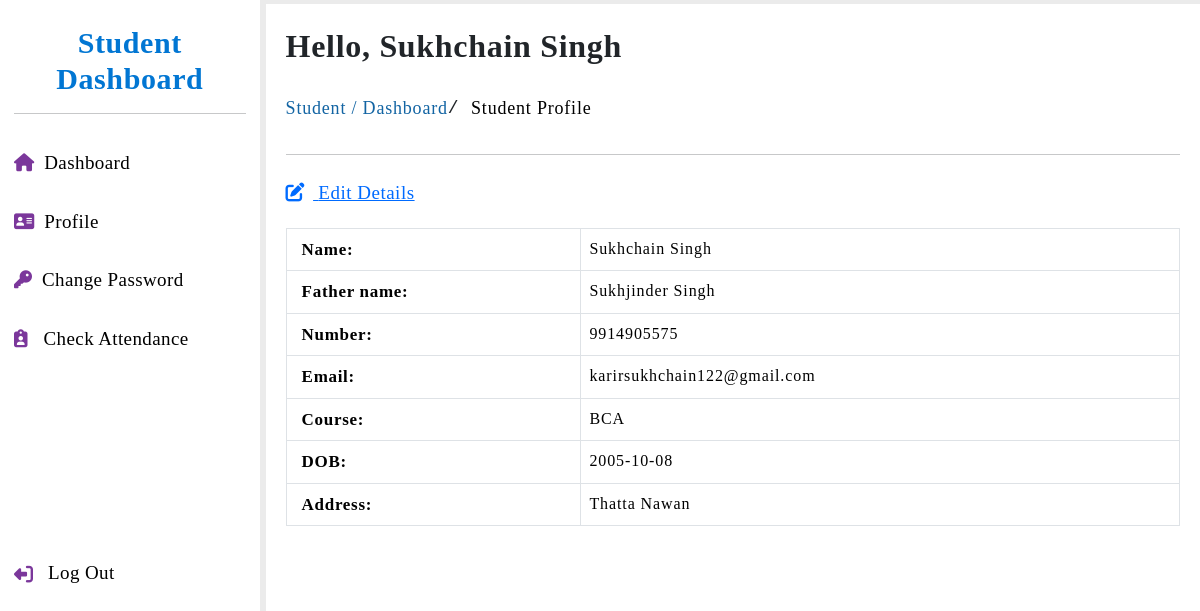
The app's page /student/profile.php (signed in), older data.
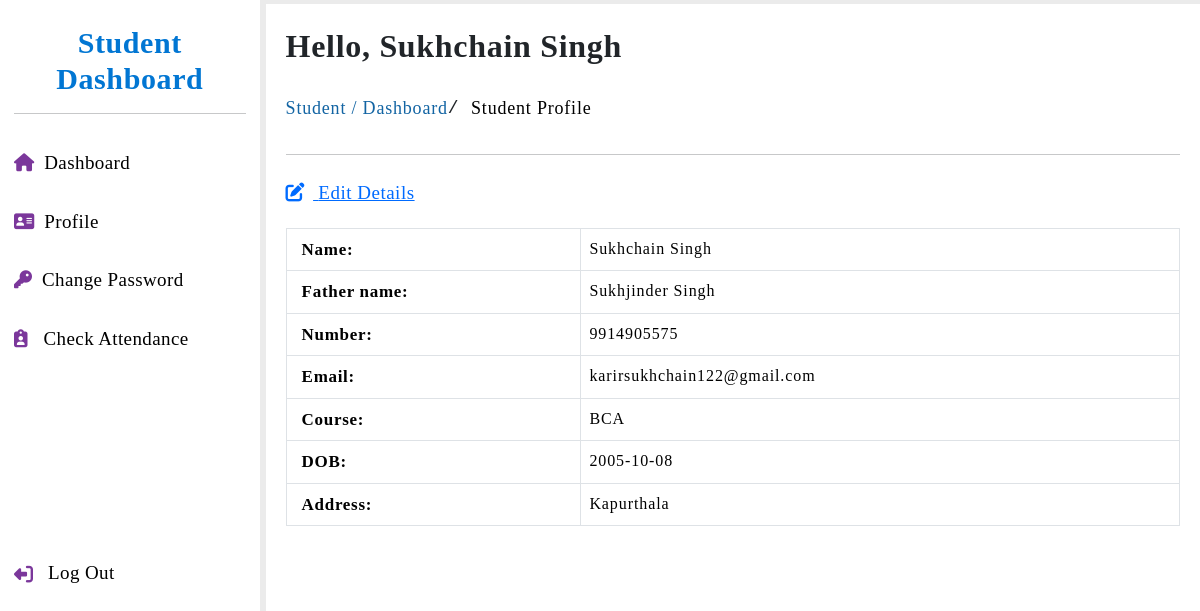
The same page, newer data.
### tables this page shows
CREATE TABLE `student_info` (
  `sr_no` int(11) NOT NULL,
  `student_name` varchar(50) NOT NULL,
  `student_father_name` varchar(50) NOT NULL,
  `student_number` bigint(10) NOT NULL,
  `student_email` varchar(100) NOT NULL,
  `student_password` varchar(30) NOT NULL,
  `student_course` varchar(30) NOT NULL,
  `student_semester` int(20) NOT NULL,
  `student_dob` varchar(11) NOT NULL,
  `student_gender` varchar(8) NOT NULL,
  `student_address` varchar(150) NOT NULL,
  `student_alt_number` bigint(10) NOT NULL
);

### student/profile.php (the view, shortened to what this page needs)
<?php
    include '../sql/main_connection.php';
    $student_number = $_SESSION['number'];
    $data = mysqli_query($conn, "SELECT * FROM `student_info` WHERE student_number = '$student_number'");
    $result = mysqli_fetch_assoc($data);
?>
<!DOCTYPE html>
<html lang="en">
<head>
    <?php include '../include/links.php'; ?>
    <link rel="stylesheet" href="../styles/student-dashboard-style.css">
    <link rel="stylesheet" href="student-responsive.css">
</head>
<body>
    <?php include '../include/student-sidebar.php'; ?>
    <section class="dashboard-middle-area">
        <h4 class="student-name">Hello, <?php echo $result['student_name']; ?></h4>
        <pre class="pagination"><p style="color: #1264a3;">Student / </p> <a href="dashboard.php" style="color: #1264a3;">Dashboard</a> / <a href="profile.php">Student Profile</a></pre> <hr>
        <div class="edit-detail-link pt-2">
            <i class='fa-solid fa-pen-to-square pe-2'></i>
            <a href="edit-profile.php" style="color: #006bff">Edit Details</a>
        </div>
        <div class="student-profile">
            <table class="table table-bordered table-responsive">
                <tr>
                    <th class="student-heading" width="33%">Name:</th>
                    <td class="student-value"><?php echo $result['student_name']; ?></td>
                </tr>
                <tr>
                    <th class="student-heading">Father name:</th>
                    <td class="student-value"><?php echo $result['student_father_name']; ?></td>
                </tr>
                <tr>
                    <th class="student-heading">Number:</th>
                    <td class="student-value"><?php echo $result['student_number']; ?></td>
                </tr>
                <tr>
                    <th class="student-heading">Email:</th>
                    <td class="student-value"><?php echo $result['student_email']; ?></td>
                </tr>
                <tr>
                    <th class="student-heading">Course:</th>
                    <td class="student-value"><?php echo $result['student_course']; ?></td>
                </tr>
                <tr>
                    <th class="student-heading">DOB:</th>
                    <td class="student-value"><?php echo $result['student_dob']; ?></td>
                </tr>
                <tr>
                    <th class="student-heading">Address:</th>
                    <td class="student-value"><?php echo $result['student_address']; ?></td>
                </tr>
            </table>
        </div>
    </section>
</body>
</html>

### include/links.php (shortened to what this page needs)
<link href="https://cdn.jsdelivr.net/npm/bootstrap@5.3.3/dist/css/bootstrap.min.css" rel="stylesheet">
<link rel="stylesheet" href="https://cdnjs.cloudflare.com/ajax/libs/font-awesome/6.7.2/css/all.min.css" />

### include/student-sidebar.php
<div class="side-bar">
    <h4>Student Dashboard</h4> <hr>
    <div class="dashboard-links">
        <div class="link">
            <i class="fa-solid fa-house"></i> <a href="../student/dashboard.php">Dashboard</a>
        </div>
        <div class="link">
            <i class="fa-solid fa-address-card"></i> <a href="../student/profile.php">Profile</a>
        </div>
        <div class="link">
            <i class="fa-solid fa-key"></i> <a href="../student/change-password.php">Change Password</a>
        </div>
        <div class="link">
            <i class="fa-solid fa-clipboard-user pe-3"></i> <a href="../student/attendance.php">Check Attendance</a>
        </div>
    </div>
    <div class="logout-div">
        <i class="fa-solid fa-right-from-bracket fa-rotate-180"></i> <a href="../student/logout.php" onclick="return confirm('Are you sure to Log out?')">Log Out</a>
    </div>
</div>

### styles/student-dashboard-style.css (style rules this page uses)
* { margin: 0; padding: 0; box-sizing: border-box; font-family: 'Poppins'; }
body { width: 100%; height: 100vh; display: flex; background-color: #ebebeb; }
body a { text-decoration: none; color: #000; }
.side-bar { width: 260px; height: 100%; background-color: #fff; padding: 10px 14px; }
.side-bar h4 { font-size: 30px; font-weight: 600; letter-spacing: .6px; margin-top: 15px; color: #0176d3; cursor: default; text-align: center; }
.side-bar .dashboard-links { width: 100%; height: 420px; padding: 10px 0px; margin-top: 20px; }
.dashboard-links .link { display: flex; align-items: center; padding: 5px 0px; margin-bottom: 20px; }
.dashboard-links .link i { font-size: 18px; padding-right: 10px; color: #7b379b; }
.dashboard-links a, .logout-div a { color: #000; font-weight: 500; font-size: 19px; letter-spacing: .4px; transition: .2s; }
.logout-div { display: flex; align-items: center; padding: 5px 0px; }
.logout-div i { font-size: 19px; color: #7b379b; }
.logout-div a { margin-left: 15px; }
.dashboard-middle-area { width: calc(100% - 264px); height: 99.4%; background-color: #fff; margin: 4px 0px 0px 6px; padding: 10px 20px; position: relative; }
.dashboard-middle-area .student-name { font-size: 32px; font-weight: 600; letter-spacing: .7px; margin-top: 13px; }
.dashboard-middle-area .pagination { font-size: 18px; font-weight: 500; margin-top: 30px; letter-spacing: .8px; transition: .2s; }
.student-profile { width: 100%; height: auto; padding: 20px 0px; }
.student-profile table { letter-spacing: .7px; }
.student-profile .student-heading { font-weight: 600; letter-spacing: .7px; padding-left: 15px; font-size: 17px; }
.student-profile .student-value { font-size: 16px; letter-spacing: .9px; margin-left: 20px; }
.edit-detail-link { letter-spacing: .5px; text-decoration: underline; font-size: 19px; color: #006BFF; font-weight: 500; }

Row changes from the older to the newer data that the page shows:
changed student_info "Sukhchain Singh": student_address "Thatta Nawan" → "Kapurthala"
